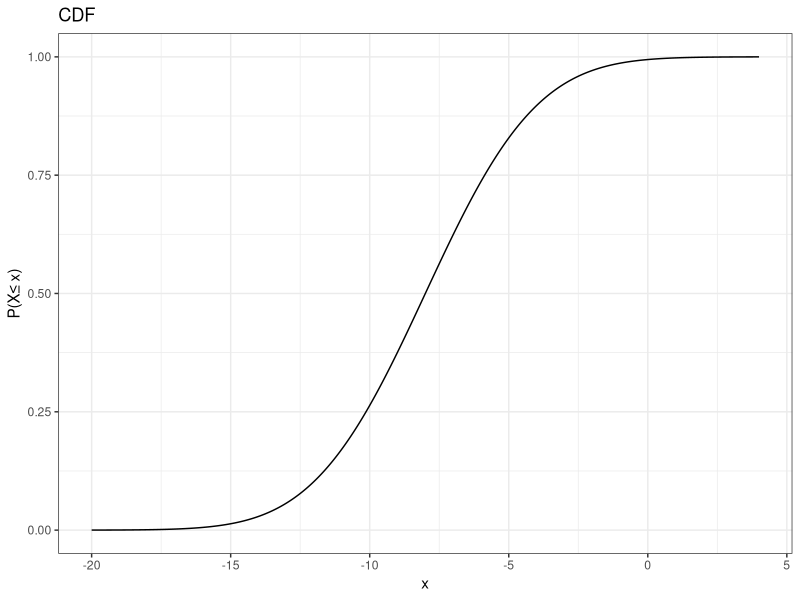
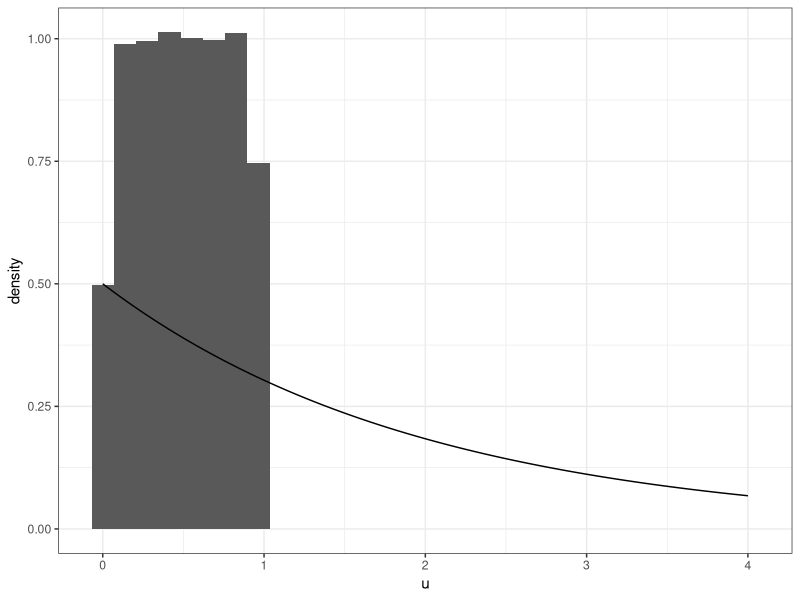
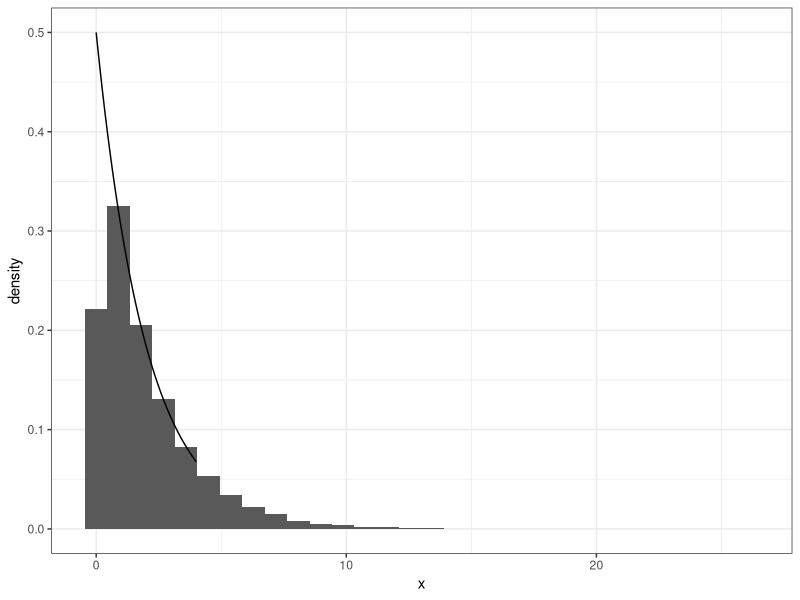
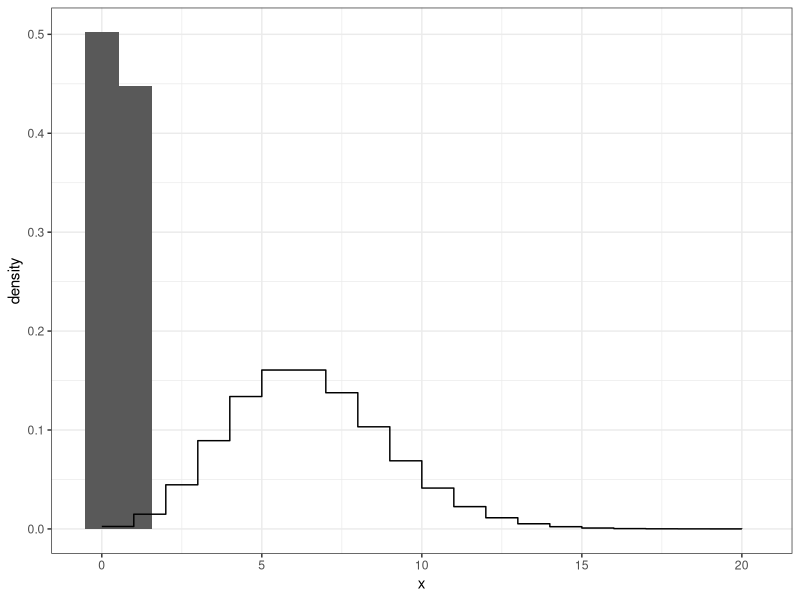
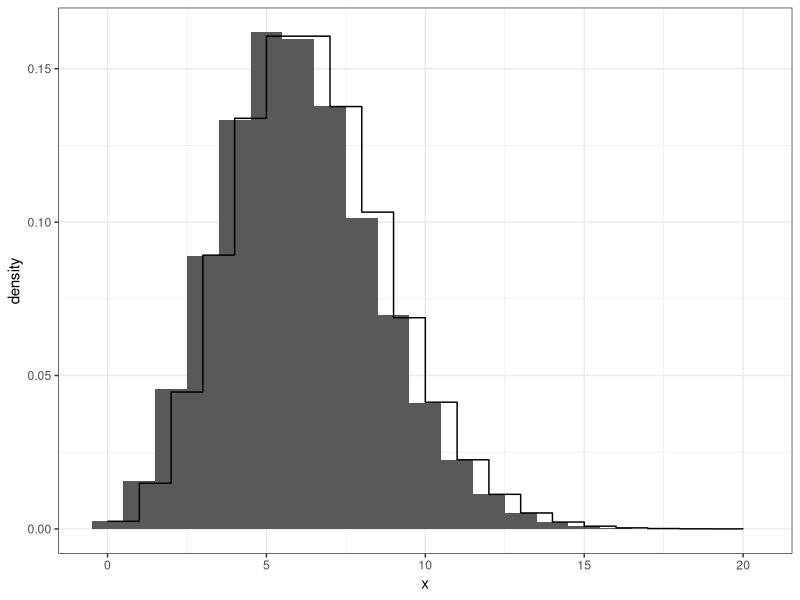
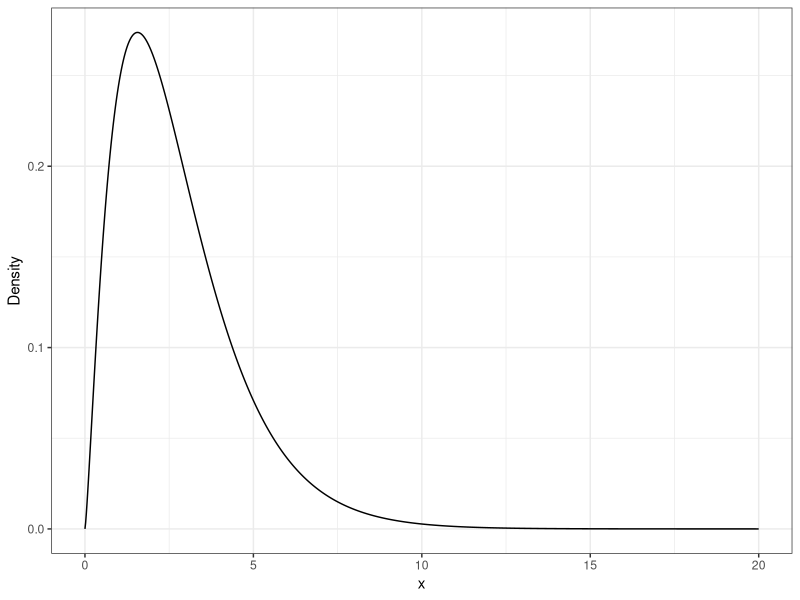
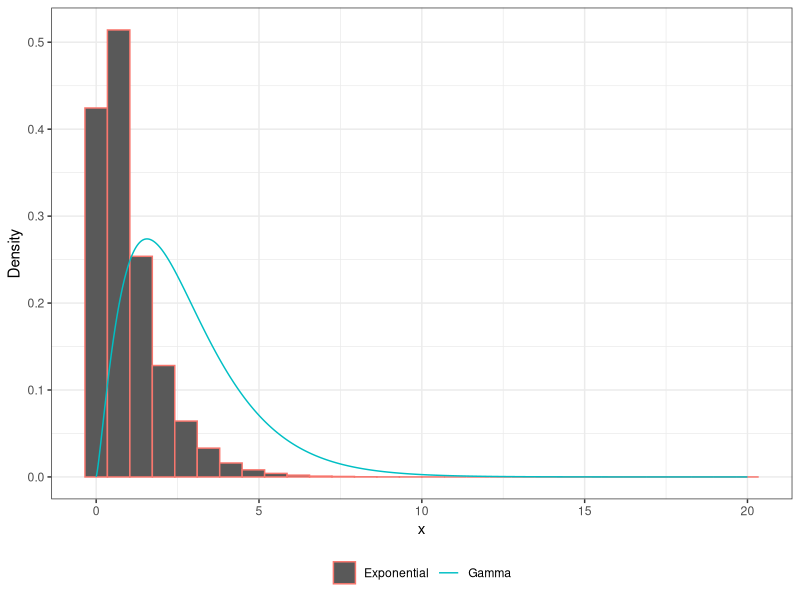
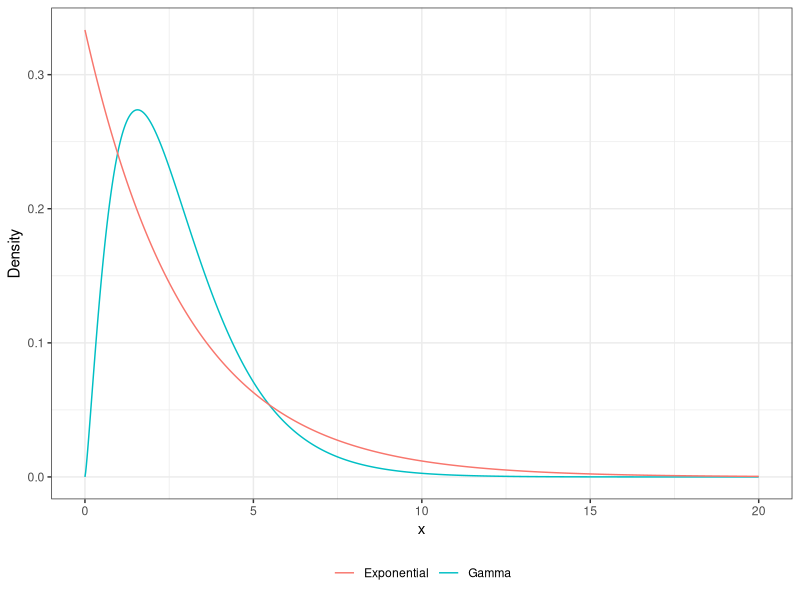

These figures' R source, in order:
## ---- chunk 1
#| message: false
#| 

library(tidyverse)
library(patchwork)

theme_set(theme_bw())
## ---- chunk 2
#| code-fold: show
runif(1, 0, 1)
## ---- chunk 3
a <- -20
b <- 4
x <- seq(a, b, length.out = 1000)
pnorm(x, -8, sqrt(10)) |> tibble(x = x, y = _) |> 
ggplot(aes(x,y)) +
geom_line() +
theme_bw() +
ggtitle("CDF") +
ylab(paste0("P(X","\u2264"," x)"))
## ---- chunk 4
xe <- seq(0, 4, length.out = 1000)
u <- runif(100000)
u |> tibble(x = _) |> 
ggplot(aes(x=u, y = ..density..)) +
geom_histogram() +
geom_line(data = tibble(x = xe, y = dexp(xe, rate = 1/2)),
          mapping = aes(x,y)) +
theme_bw()
## ---- chunk 5
#| code-fold: show
u <- runif(100000)
x <- -2 * log(1-u)
## ---- chunk 6
x |> tibble(x = _) |> 
ggplot(aes(x=x, y = ..density..)) +
geom_histogram() +
geom_line(data = tibble(x = xe, y = dexp(xe, rate = 1/2)),
          mapping = aes(x,y)) +
theme_bw()
## ---- chunk 7
#| code-fold: show
rexp(1, rate = 1)
## ---- chunk 8
xe <- 0:20
u <- runif(100000)
u |> tibble(x = _) |> 
ggplot(aes(x=x, y = ..density..)) +
geom_histogram(bins = 20) +
geom_step(data = tibble(x = xe, y = dpois(xe, lambda = 6)),
          mapping = aes(x,y)) +
theme_bw()
## ---- chunk 9
#| code-fold: show

finder <- function(u){
  x <- 0
  condition <- TRUE
  while (condition) {
    uu <- ppois(x, lambda = 6)
    condition <- uu <= u
    if(condition){
      x <- x + 1
    }
  }
  return(x)
}
xx <- sapply(u, finder)  
xx |> tibble(x = _) |> 
ggplot(aes(x=x, y = ..density..)) +
geom_histogram(bins = 21) +
geom_step(data = tibble(x = xe, y = dpois(xe, lambda = 6)),
          mapping = aes(x,y)) +
theme_bw()
## ---- chunk 10
#| code-fold: show
rpois(1, lambda = 1)
## ---- chunk 11
#| code-fold: show
rnorm(1, mean = 0, sd = 1)
## ---- chunk 12
xe <- seq(0, 20, length.out = 1000)
xe |> tibble(x = _) |> 
ggplot(aes(x=x, y = dgamma(x, shape = 2.3, scale = 1.2))) + 
geom_line() +
ylab("Density") +
theme_bw()
## ---- chunk 13
xe <- seq(0, 20, length.out = 1000)
x <- rexp(100000)
x |> tibble(x = _) |> 
ggplot(aes(x=x, y = ..density..)) + 
geom_histogram(aes(color = "Exponential")) +
geom_line(data = tibble(x = xe, 
                        y = dgamma(x, shape = 2.3, scale = 1.2)), 
          aes(x,y, color = "Gamma")) +
ylab("Density") +
theme_bw() +
theme(legend.position = "bottom",
      legend.title = element_blank())
## ---- chunk 14
xe <- seq(0, 20, length.out = 1000)
xe |> tibble(x = _) |> 
ggplot(aes(x=x, y = dgamma(x, shape = 2.3, scale = 1.2))) + 
geom_line(aes(color = "Gamma")) +
geom_line(data = tibble(x = xe, y = dexp(xe, 1/3)), aes(x,y, color = "Exponential")) +
ylab("Density") +
theme_bw() +
theme(legend.position = "bottom",
      legend.title = element_blank())
## ---- chunk 15
xe <- seq(0, 20, length.out = 1000)
xe |> tibble(x = _) |> 
ggplot(aes(x=x, y = dgamma(x, shape = 2.3, scale = 1.2))) + 
geom_line(aes(color = "Gamma")) +
geom_line(data = tibble(x = xe, y = 1.5*dexp(xe, 1/3)), aes(x,y, color = "Exponential")) +
ylab("Density") +
theme_bw() +
theme(legend.position = "bottom",
      legend.title = element_blank())
## ---- chunk 16
xe <- seq(0, 20, length.out = 1000)
xe |> tibble(x = _) |> 
ggplot(aes(x=x, y = dgamma(x, shape = 2.3, scale = 1.2))) + 
geom_line(aes(color = "Gamma")) +
geom_line(data = tibble(x = xe, y = 3*dexp(xe, 1/3)), aes(x,y, color = "Exponential")) +
ylab("Density") +
theme_bw() +
theme(legend.position = "bottom",
      legend.title = element_blank())
## ---- chunk 17
#| code-fold: show
x <- c()
n <- 0
while(n < 10000){
  e <- rexp(1, 1/2.3)
  u <- runif(1)
  f <- dgamma(e, 2.3, 1/1.2)
  g <- dexp(e, 1/2.3) * 3
  if (u < (f/g)){
    x <- c(x, e)
    n <- length(x)
  }
}

## ---- chunk 18
x |> tibble(x = _) |> 
ggplot(aes(x=x, y = ..density..)) + 
geom_histogram(aes(color = "Exponential")) +
geom_line(data = tibble(x = xe, 
                        y = dgamma(x, shape = 2.3, scale = 1.2)), 
          aes(x,y, color = "Gamma")) +
ylab("Density") +
theme_bw() +
theme(legend.position = "bottom",
      legend.title = element_blank())

## ---- chunk 19
#| code-fold: show
rgamma(1, shape = 1.2, rate = .5)
## ---- chunk 20
#| code-fold: show
rbeta(1, shape1 = 1.2, shape2 = 6.5)
## ---- chunk 21
#| code-fold: show
rbinom(1, prob = .2, size = 1)
## ---- chunk 22
#| code-fold: show
rbinom(1, prob = .5, size = 25)
## ---- chunk 23
#| code-fold: show
rnbinom(1, prob = .6, size = 5)
## ---- chunk 24
x <- rnorm(100000, mean = -2, sd = 3)
mean(x)
var(x)
## ---- chunk 25
x <- seq(-4, 4, length.out = 1000)
dt_two<-function(x){
            y <- dnorm(x)
            y[x< -1 | x>2] <-NA
            return(y)
        }
x |> (\(.) tibble(x = ., y = dnorm(.)))() |> 
  ggplot(aes(x, y)) +
    geom_line() +
    stat_function(fun = dt_two, geom = "area", fill = "green") + 
    theme_bw()
## ---- chunk 26
#| code-fold: show

pnorm(6, 4, sqrt(2)) -  pnorm(3, 4, sqrt(2))
## ---- chunk 27
#| code-fold: show

x <- rnorm(1000000, 4, sqrt(2))
mean((x > 3 & x < 6))

## ---- chunk 28
#| code-fold: show

ff <- function(x){
  (cos(50*x)-sin(50*x))^2
}
integrate(ff,0,1)

## ---- chunk 29
#| code-fold: true

x <- runif(10000000, 0, 1)
mean((cos(50*x)-sin(50*x))^2)
## ---- chunk 30
#| code-fold: show

ff <- function(x){
  (cos(50*x)-sin(50*x))^2
}
integrate(ff,10,15)

## ---- chunk 31
#| code-fold: show

x <- runif(10000000, 10, 15)
mean(ff(x)) * 5
## ---- chunk 32
x <- rt(1000000, df = 1)
f2 <- function(x){
  exp(-x^2/2) / dt(x, 1)
}
mean(f2(x))
sqrt(2*pi)
